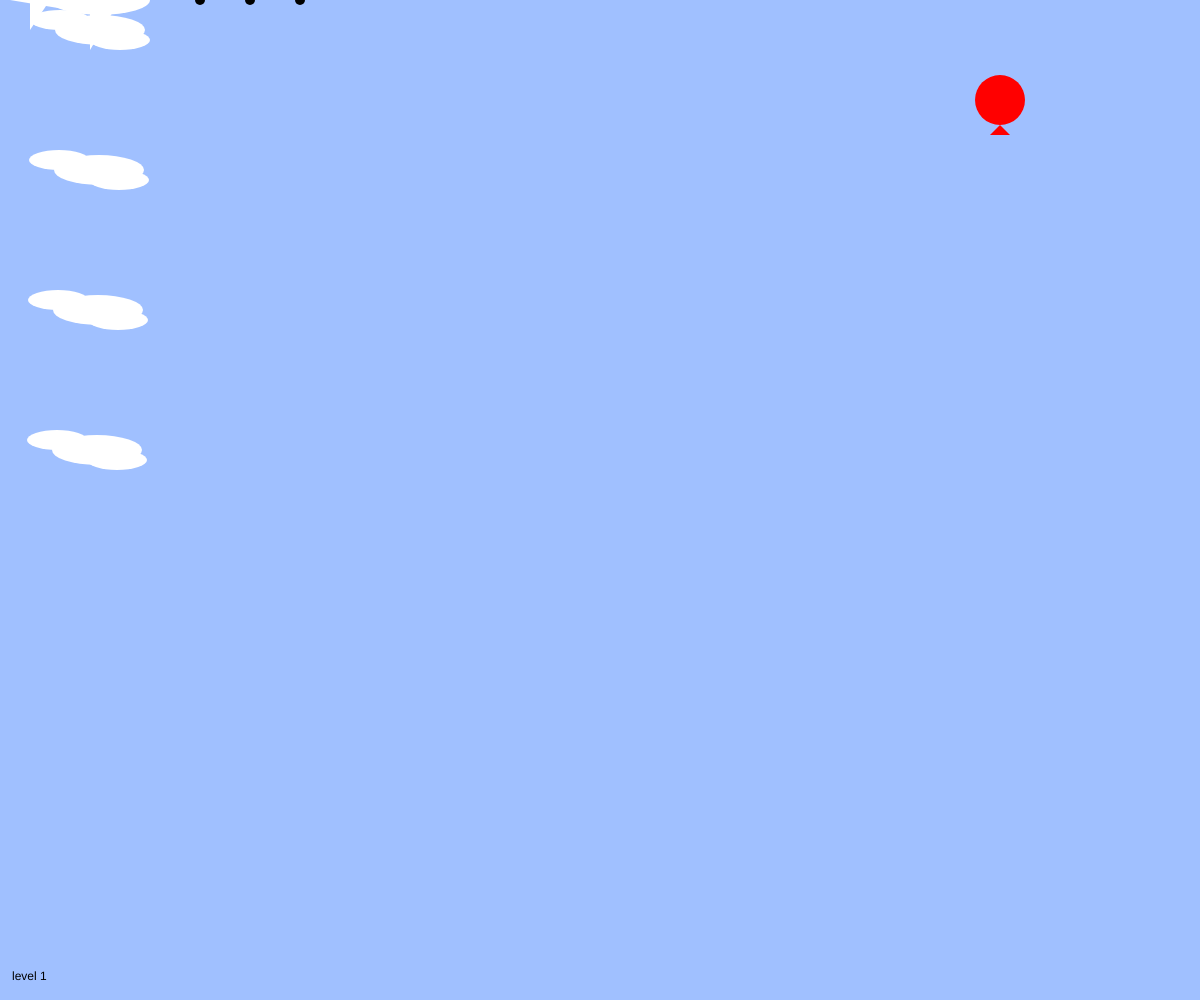
Frame 1 (no input)
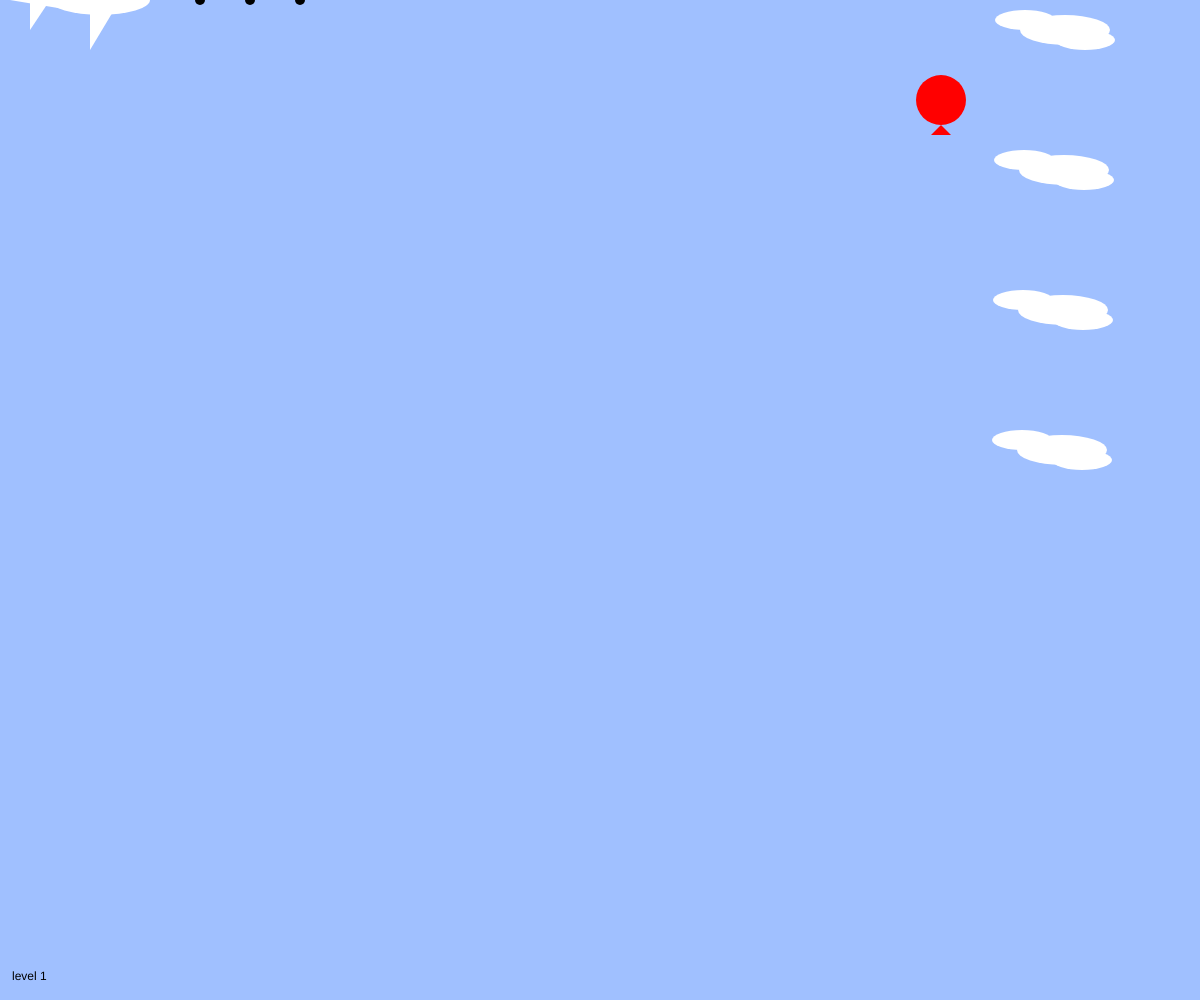
Frame 60 (no input)
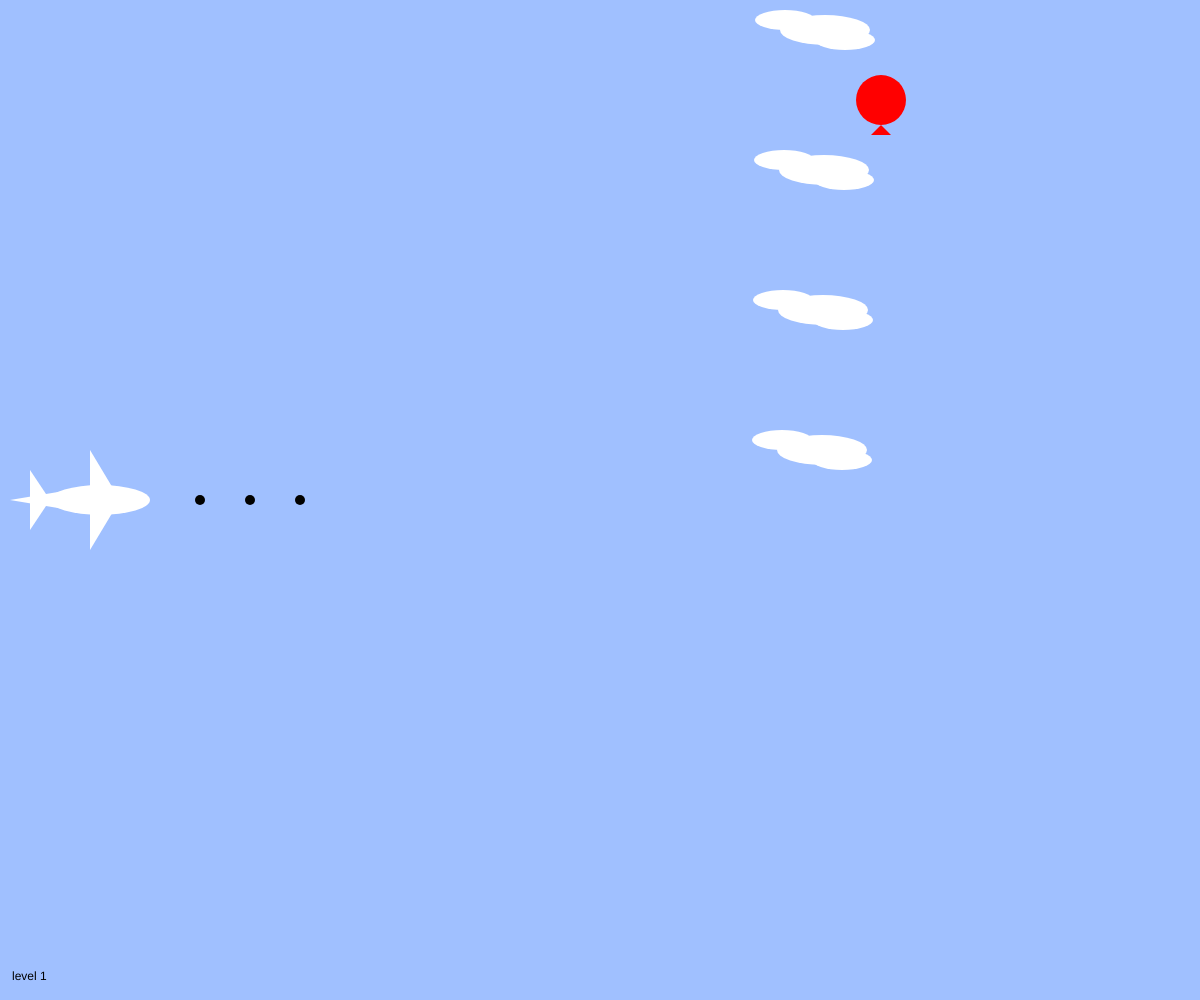
Frame 120 (the mouse pressed at the canvas centre since frame 60)

The p5.js sketch that drew these frames (run headless with seeded random() and noise() and a simulated clock; from frame 60 on, the mouse is pressed at the canvas centre):

// p5.js sketch
// ── sketch.js
// 最終課題を制作しよう

function setup(){
  createCanvas(windowWidth, windowHeight);
}

let x = 100
let p = 1000
let q = 100
let s = 1

function draw(){
 
  background(160, 192, 255);
  noStroke()
  for(let i = 0; i < 4; i++)
  {let y = i * 140 + 30  
     cloud(x,y)
   x-=1
   if (x < 0) {x = windowWidth }
  }

  fill(255,0,0)
  balloon(1000,10)

   fill(255,255,255)
   ellipse(100,mouseY,100,30)
   triangle(70,mouseY-10,10,mouseY,70,mouseY+10)
   triangle(50,mouseY,30,mouseY-30,30,mouseY+30)
   triangle(120,mouseY,90,mouseY-50,90,mouseY+50)

   fill (0)
   for(let i = 0; i < 3; i++)
   ellipse(i*50+200,mouseY,10)
  if (mouseY > q-25 && mouseY < q+25)
     {star(p,q,50)    
      p = windowWidth 
      q = random(100,500)
      s+=1
      }
   text("level "+s,windowWidth/100,windowHeight-20,) }
 
  function cloud(x,y)  {
    fill(255,255,255)
  ellipse(x-40,y-10,60,20)
  ellipse(x,y,90,30)
  ellipse(x+20,y+10,60,20)}


  function balloon(x,y) {
    ellipse (p,q,50)
    triangle (p,q+25,p-10,q+35,p+10,q+35)
    p-= s
    if (p < 0) {
      p = windowWidth
      q = random(100,500)
    }
  }

  function star(cx, cy, r){
       fill(255,255,0)
    beginShape();    
    for(let i = 0; i < 5; i++){
      const theta = TWO_PI * i * 2 / 5 - HALF_PI;
      const x = cx + cos(theta) * r;
      const y = cy + sin(theta) * r;
      vertex(x, y);
    }
    endShape(CLOSE); 
    
}

  function windowResized(){
    resizeCanvas(windowWidth, windowHeight);
  }
